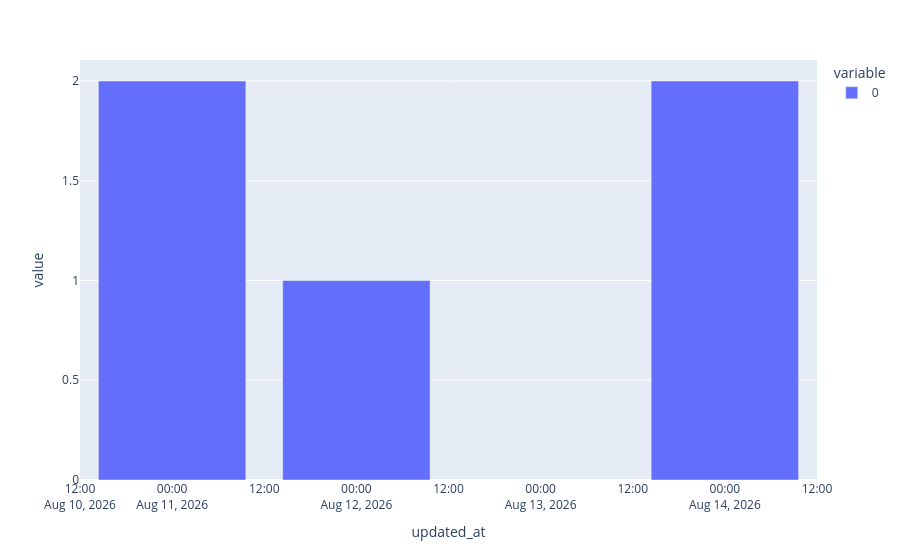

The notebook cell saved with this chart:
### Code cell
px.bar(df.groupby("updated_at").size())

### Figure 1 — Plotly figure (JSON) as saved in the notebook; plotly's stock layout.template omitted (floating-point values rounded to 4 significant figures)
{"data": [{"hovertemplate": "variable=0<br>updated_at=%{x}<br>value=%{y}<extra></extra>", "legendgroup": "0", "marker": {"color": "#636efa", "pattern": {"shape": ""}}, "name": "0", "orientation": "v", "showlegend": true, "textposition": "auto", "type": "bar", "x": ["2026-08-11", "2026-08-12", "2026-08-14"], "xaxis": "x", "y": [2, 1, 2], "yaxis": "y"}], "layout": {"barmode": "relative", "legend": {"title": {"text": "variable"}, "tracegroupgap": 0}, "margin": {"t": 60}, "xaxis": {"anchor": "y", "domain": [0, 1], "title": {"text": "updated_at"}}, "yaxis": {"anchor": "x", "domain": [0, 1], "title": {"text": "value"}}}}
